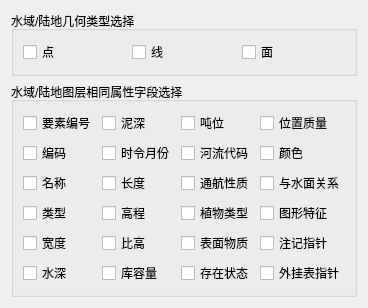
           <widget class="QWidget" name="tab_Layer_F">
            <attribute name="title">
             <string>水域/陆地</string>
            </attribute>
            <layout class="QGridLayout" name="gridLayout_53">
             <item row="0" column="0">
              <widget class="QGroupBox" name="groupBox_F_GeoType">
               <property name="title">
                <string>水域/陆地几何类型选择</string>
               </property>
               <layout class="QGridLayout" name="gridLayout_27">
                <item row="0" column="0">
                 <widget class="QCheckBox" name="checkBox_Point_F">
                  <property name="text">
                   <string>点</string>
                  </property>
                 </widget>
                </item>
                <item row="0" column="1">
                 <widget class="QCheckBox" name="checkBox_Line_F">
                  <property name="text">
                   <string>线</string>
                  </property>
                 </widget>
                </item>
                <item row="0" column="2">
                 <widget class="QCheckBox" name="checkBox_Polygon_F">
                  <property name="text">
                   <string>面</string>
                  </property>
                 </widget>
                </item>
               </layout>
              </widget>
             </item>
             <item row="1" column="0">
              <widget class="QGroupBox" name="groupBox_F">
               <property name="minimumSize">
                <size>
                 <width>0</width>
                 <height>0</height>
                </size>
               </property>
               <property name="title">
                <string>水域/陆地图层相同属性字段选择</string>
               </property>
               <layout class="QGridLayout" name="gridLayout_7">
                <item row="0" column="0">
                 <widget class="QCheckBox" name="checkBox_YaoSuBianHao_F">
                  <property name="text">
                   <string>要素编号</string>
                  </property>
                 </widget>
                </item>
                <item row="0" column="1">
                 <widget class="QCheckBox" name="checkBox_NiShen_F">
                  <property name="text">
                   <string>泥深</string>
                  </property>
                 </widget>
                </item>
                <item row="0" column="2">
                 <widget class="QCheckBox" name="checkBox_DunWei_F">
                  <property name="text">
                   <string>吨位</string>
                  </property>
                 </widget>
                </item>
                <item row="0" column="3">
                 <widget class="QCheckBox" name="checkBox_WeiZhiZhiLiang_F">
                  <property name="text">
                   <string>位置质量</string>
                  </property>
                 </widget>
                </item>
                <item row="1" column="0">
                 <widget class="QCheckBox" name="checkBox_BianMa_F">
                  <property name="text">
                   <string>编码</string>
                  </property>
                 </widget>
                </item>
                <item row="1" column="1">
                 <widget class="QCheckBox" name="checkBox_ShiLingYueFen_F">
                  <property name="text">
                   <string>时令月份</string>
                  </property>
                 </widget>
                </item>
                <item row="1" column="2">
                 <widget class="QCheckBox" name="checkBox_HeLiuDaiMa_F">
                  <property name="text">
                   <string>河流代码</string>
                  </property>
                 </widget>
                </item>
                <item row="1" column="3">
                 <widget class="QCheckBox" name="checkBox_YanSe_F">
                  <property name="text">
                   <string>颜色</string>
                  </property>
                 </widget>
                </item>
                <item row="2" column="0">
                 <widget class="QCheckBox" name="checkBox_MingCheng_F">
                  <property name="text">
                   <string>名称</string>
                  </property>
                 </widget>
                </item>
                <item row="2" column="1">
                 <widget class="QCheckBox" name="checkBox_ChangDu_F">
                  <property name="text">
                   <string>长度</string>
                  </property>
                 </widget>
                </item>
                <item row="2" column="2">
                 <widget class="QCheckBox" name="checkBox_TongHangXingZhi_F">
                  <property name="text">
                   <string>通航性质</string>
                  </property>
                 </widget>
                </item>
                <item row="2" column="3">
                 <widget class="QCheckBox" name="checkBox_YuShuiMianGuanXi_F">
                  <property name="text">
                   <string>与水面关系</string>
                  </property>
                 </widget>
                </item>
                <item row="3" column="0">
                 <widget class="QCheckBox" name="checkBox_LeiXing_F">
                  <property name="text">
                   <string>类型</string>
                  </property>
                 </widget>
                </item>
                <item row="3" column="1">
                 <widget class="QCheckBox" name="checkBox_GaoCheng_F">
                  <property name="text">
                   <string>高程</string>
                  </property>
                 </widget>
                </item>
                <item row="3" column="2">
                 <widget class="QCheckBox" name="checkBox_ZhiWuLeiXing_F">
                  <property name="text">
                   <string>植物类型</string>
                  </property>
                 </widget>
                </item>
                <item row="3" column="3">
                 <widget class="QCheckBox" name="checkBox_TuXingTeZheng_F">
                  <property name="text">
                   <string>图形特征</string>
                  </property>
                 </widget>
                </item>
                <item row="4" column="0">
                 <widget class="QCheckBox" name="checkBox_KuanDu_F">
                  <property name="text">
                   <string>宽度</string>
                  </property>
                 </widget>
                </item>
                <item row="4" column="1">
                 <widget class="QCheckBox" name="checkBox_BiGao_F">
                  <property name="text">
                   <string>比高</string>
                  </property>
                 </widget>
                </item>
                <item row="4" column="2">
                 <widget class="QCheckBox" name="checkBox_BiaoMianWuZhi_F">
                  <property name="text">
                   <string>表面物质</string>
                  </property>
                 </widget>
                </item>
                <item row="4" column="3">
                 <widget class="QCheckBox" name="checkBox_ZhuJiZhiZhen_F">
                  <property name="text">
                   <string>注记指针</string>
                  </property>
                 </widget>
                </item>
                <item row="5" column="0">
                 <widget class="QCheckBox" name="checkBox_ShuiShen_F">
                  <property name="text">
                   <string>水深</string>
                  </property>
                 </widget>
                </item>
                <item row="5" column="1">
                 <widget class="QCheckBox" name="checkBox_KuRongLiang_F">
                  <property name="text">
                   <string>库容量</string>
                  </property>
                 </widget>
                </item>
                <item row="5" column="2">
                 <widget class="QCheckBox" name="checkBox_CunZaiZhuangTai_F">
                  <property name="text">
                   <string>存在状态</string>
                  </property>
                 </widget>
                </item>
                <item row="5" column="3">
                 <widget class="QCheckBox" name="checkBox_WaiGuaBiaoZhiZhen_F">
                  <property name="text">
                   <string>外挂表指针</string>
                  </property>
                 </widget>
                </item>
               </layout>
              </widget>
             </item>
            </layout>
           </widget>
